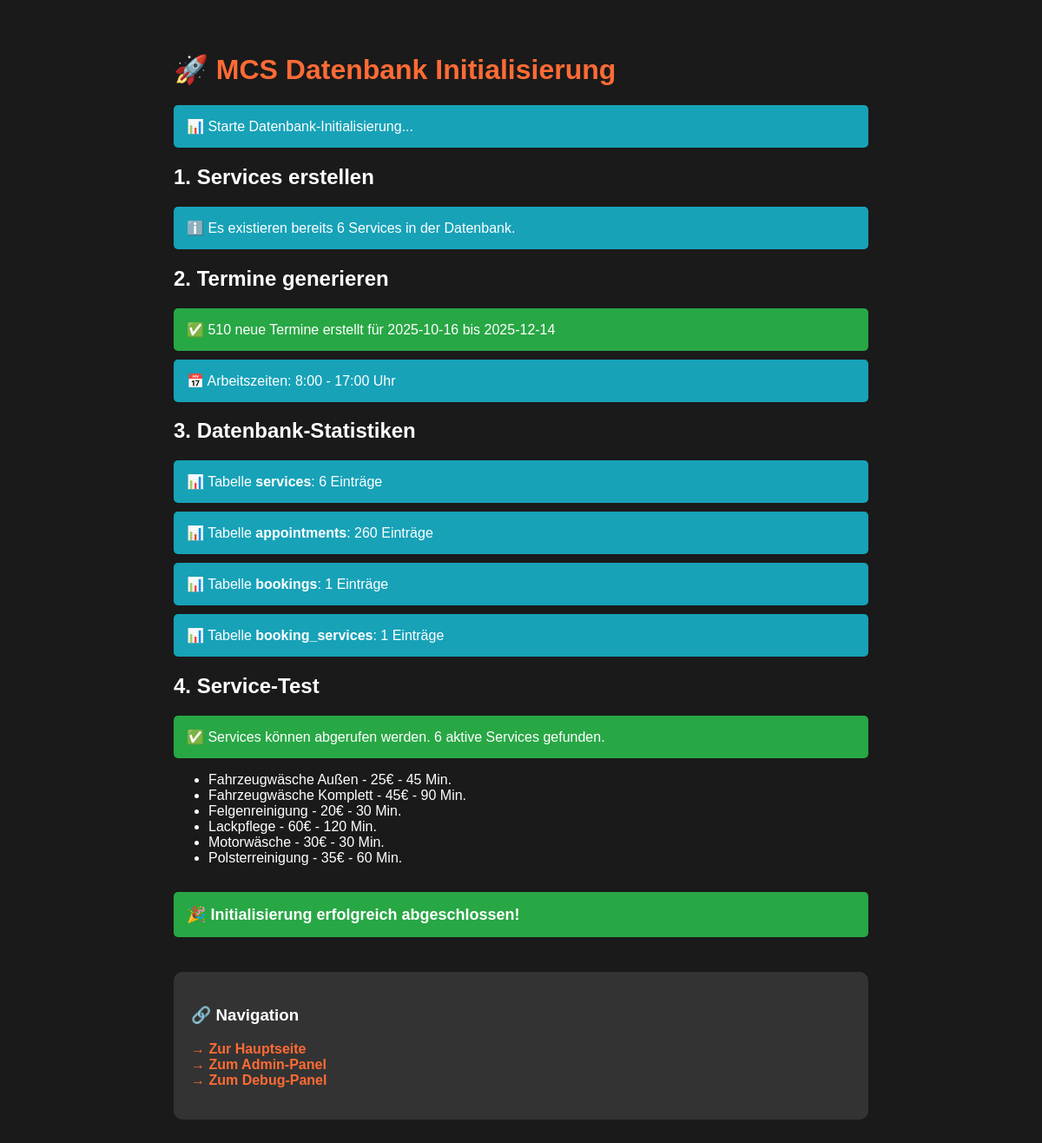
The app's page /init_data.php, older data.
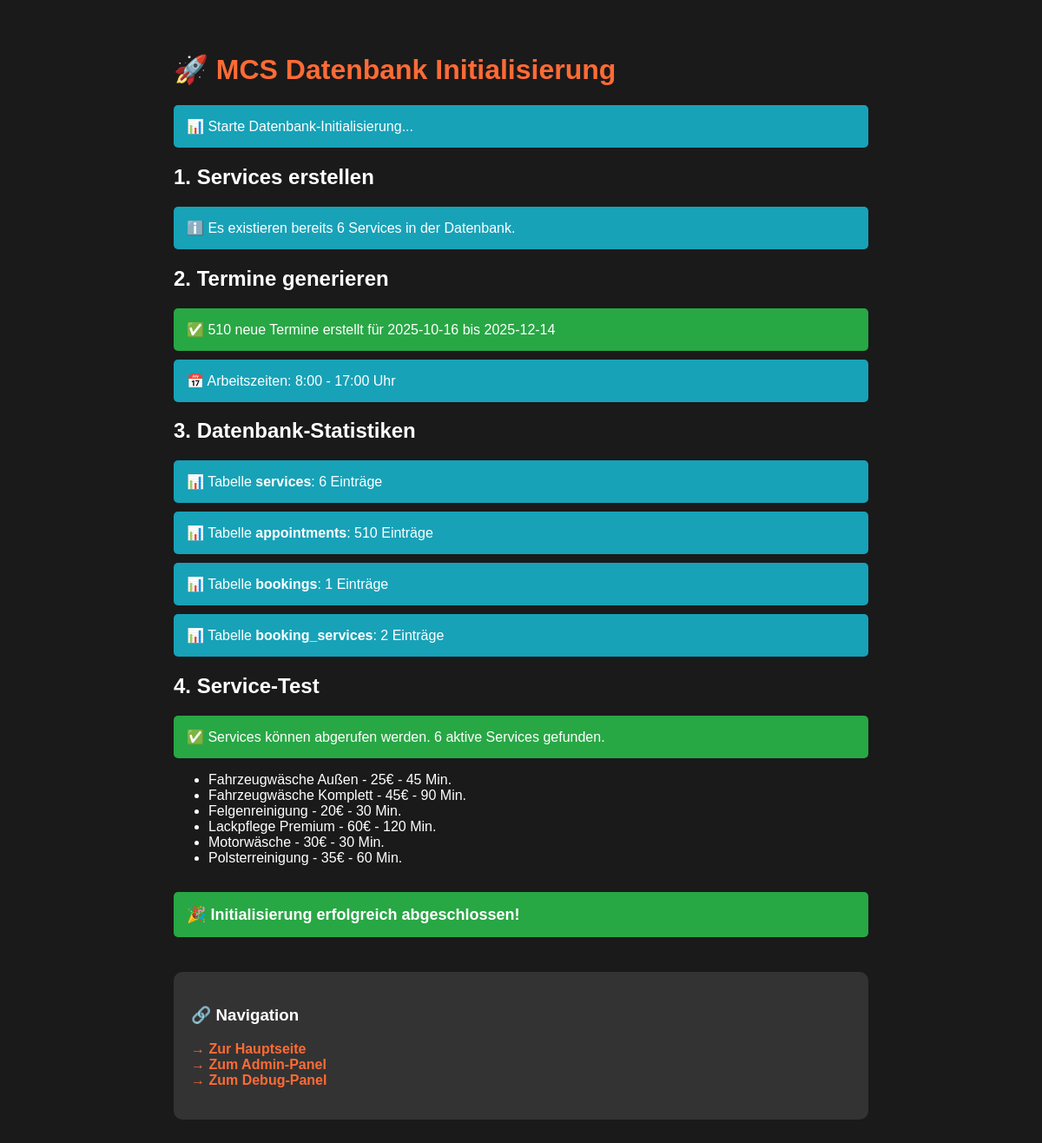
The same page, newer data.
### tables this page shows
CREATE TABLE services (
            id INTEGER PRIMARY KEY AUTOINCREMENT,
            name TEXT NOT NULL UNIQUE,
            description TEXT,
            price DECIMAL(10,2) NOT NULL CHECK(price >= 0),
            duration INTEGER DEFAULT 60 CHECK(duration > 0),
            active INTEGER DEFAULT 1 CHECK(active IN (0, 1)),
            created_at DATETIME DEFAULT CURRENT_TIMESTAMP,
            updated_at DATETIME DEFAULT CURRENT_TIMESTAMP
        );

### config/database.php (called while the page is built, shortened)
<?php
class Database
{
    private $db_file;
    private $connection;
    public function __construct()
    {
        $this->db_file = defined('DB_PATH') ? DB_PATH : __DIR__ . '/../database/bookings.db';
        $this->createTables();
    }
    private function connect()
    {
        try {
            $db_dir = dirname($this->db_file);
            $this->connection = new PDO('sqlite:' . $this->db_file);
            $this->connection->setAttribute(PDO::ATTR_ERRMODE, PDO::ERRMODE_EXCEPTION);
            $this->connection->setAttribute(PDO::ATTR_DEFAULT_FETCH_MODE, PDO::FETCH_ASSOC);
            $this->connection->exec('PRAGMA foreign_keys = ON');
        } catch (PDOException $e) {
            error_log("Database connection failed: " . $e->getMessage());
            die("Datenbankverbindung fehlgeschlagen. Bitte kontaktieren Sie den Administrator.");
        }
    }
    private function createTables()
    {
        $sql_appointments = "
        CREATE TABLE IF NOT EXISTS appointments (
            id INTEGER PRIMARY KEY AUTOINCREMENT,
            date TEXT NOT NULL,
            time TEXT NOT NULL,
            status TEXT DEFAULT 'available' CHECK(status IN ('available', 'booked', 'blocked')),
            created_at DATETIME DEFAULT CURRENT_TIMESTAMP,
            updated_at DATETIME DEFAULT CURRENT_TIMESTAMP,
            UNIQUE(date, time)
        )";
        $sql_services = "
        CREATE TABLE IF NOT EXISTS services (
            id INTEGER PRIMARY KEY AUTOINCREMENT,
            name TEXT NOT NULL UNIQUE,
            description TEXT,
            price DECIMAL(10,2) NOT NULL CHECK(price >= 0),
            duration INTEGER DEFAULT 60 CHECK(duration > 0),
            active INTEGER DEFAULT 1 CHECK(active IN (0, 1)),
            created_at DATETIME DEFAULT CURRENT_TIMESTAMP,
            updated_at DATETIME DEFAULT CURRENT_TIMESTAMP
        )";
        $sql_bookings = "
        CREATE TABLE IF NOT EXISTS bookings (
            id INTEGER PRIMARY KEY AUTOINCREMENT,
            appointment_id INTEGER NOT NULL,
            customer_name TEXT NOT NULL,
            customer_email TEXT NOT NULL,
            customer_phone TEXT NOT NULL,
            customer_address TEXT NOT NULL,
            distance DECIMAL(10,2) CHECK(distance >= 0),
            total_price DECIMAL(10,2) NOT NULL CHECK(total_price >= 0),
            status TEXT DEFAULT 'pending' CHECK(status IN ('pending', 'confirmed', 'completed', 'cancelled')),
            notes TEXT,
            created_at DATETIME DEFAULT CURRENT_TIMESTAMP,
            updated_at DATETIME DEFAULT CURRENT_TIMESTAMP,
            FOREIGN KEY (appointment_id) REFERENCES appointments (id) ON DELETE RESTRICT
        )";
        $sql_booking_services = "
        CREATE TABLE IF NOT EXISTS booking_services (
            id INTEGER PRIMARY KEY AUTOINCREMENT,
            booking_id INTEGER NOT NULL,
            service_id INTEGER NOT NULL,
            price_at_booking DECIMAL(10,2) NOT NULL,
            created_at DATETIME DEFAULT CURRENT_TIMESTAMP,
            FOREIGN KEY (booking_id) REFERENCES bookings (id) ON DELETE CASCADE,
            FOREIGN KEY (service_id) REFERENCES services (id) ON DELETE RESTRICT,
            UNIQUE(booking_id, service_id)
        )";
        try {
            $this->connection->exec($sql_appointments);
            $this->connection->exec($sql_services);
            $this->connection->exec($sql_bookings);
            $this->connection->exec($sql_booking_services);
            $this->ensureUpdatedAtColumns();
            $this->insertDefaultServices();
            $this->generateTimeSlots();
        } catch (PDOException $e) {
            error_log("Table creation failed: " . $e->getMessage());
            die("Datenbankinitialisierung fehlgeschlagen. Bitte kontaktieren Sie den Administrator.");
        }
    }
    private function ensureUpdatedAtColumns()
    {
        $tables = ['appointments', 'services', 'bookings'];
        foreach ($tables as $table) {
            try {
                $stmt = $this->connection->prepare("PRAGMA table_info($table)");
                $stmt->execute();
                $columns = $stmt->fetchAll(PDO::FETCH_COLUMN, 1);
            } catch (PDOException $e) {
                error_log("Could not add updated_at to $table: " . $e->getMessage());
            }
        }
    }
    private function createUpdateTriggers()
    {
        $this->connection->exec("DROP TRIGGER IF EXISTS update_appointments_updated_at");
        $this->connection->exec("DROP TRIGGER IF EXISTS update_services_updated_at");
        $this->connection->exec("DROP TRIGGER IF EXISTS update_bookings_updated_at");
        $triggers = [
            "CREATE TRIGGER IF NOT EXISTS update_appointments_updated_at
         AFTER UPDATE ON appointments
         BEGIN
            UPDATE appointments SET updated_at = CURRENT_TIMESTAMP WHERE id = NEW.id;
         END",
            "CREATE TRIGGER IF NOT EXISTS update_services_updated_at
         AFTER UPDATE ON services
         BEGIN
            UPDATE services SET updated_at = CURRENT_TIMESTAMP WHERE id = NEW.id;
         END",
            "CREATE TRIGGER IF NOT EXISTS update_bookings_updated_at
         AFTER UPDATE ON bookings
         BEGIN
            UPDATE bookings SET updated_at = CURRENT_TIMESTAMP WHERE id = NEW.id;
         END"
        ];
        foreach ($triggers as $trigger) {
            try {
                $this->connection->exec($trigger);
            } catch (PDOException $e) {
                error_log("Trigger creation warning: " . $e->getMessage());
            }
        }
    }
    private function insertDefaultServices()
    {
        try {
            $stmt = $this->connection->prepare("SELECT COUNT(*) FROM services");
            $stmt->execute();
            $count = $stmt->fetchColumn();
        } catch (PDOException $e) {
            error_log("Error inserting default services: " . $e->getMessage());
        }
    }
    private function generateTimeSlots()
    {
        try {
            $stmt = $this->connection->prepare("SELECT COUNT(*) FROM appointments");
            $stmt->execute();
            $count = $stmt->fetchColumn();
        } catch (PDOException $e) {
            error_log("Error generating time slots: " . $e->getMessage());
        }
    }
    public function getConnection()
    {
        return $this->connection;
    }
}

### classes/BookingManager.php (called while the page is built, shortened)
<?php
class BookingManager
{
    private $db;
    public function __construct($database)
    {
        if (is_object($database) && method_exists($database, 'getConnection')) {
            $this->db = $database->getConnection();
        } else {
            $this->db = $database;
        }
    }
    public function getAllServices()
    {
        try {
            $stmt = $this->db->prepare("SELECT * FROM services WHERE active = 1 ORDER BY name ASC");
            $stmt->execute();
            return $stmt->fetchAll(PDO::FETCH_ASSOC);
        } catch (PDOException $e) {
            error_log("Error getting services: " . $e->getMessage());
            return [];
        }
    }
    public function generateTimeSlots($startDate = null, $endDate = null, $daysInFuture = 30)
    {
        try {
            $startDate = $startDate ?: date('Y-m-d', strtotime('+1 day'));
            $endDate = $endDate ?: date('Y-m-d', strtotime("+$daysInFuture days"));
            $working_hours_start = defined('WORKING_HOURS_START') ? WORKING_HOURS_START : 8;
            $working_hours_end = defined('WORKING_HOURS_END') ? WORKING_HOURS_END : 17;
            $working_days = defined('WORKING_DAYS') ? WORKING_DAYS : [1, 2, 3, 4, 5, 6];
            $current = new DateTime($startDate);
            $end = new DateTime($endDate);
            $slots_created = 0;
            while ($current <= $end) {
                $dayOfWeek = $current->format('N');
                if (in_array($dayOfWeek, $working_days)) {
                    for ($hour = $working_hours_start; $hour <= $working_hours_end; $hour++) {
                        $time = sprintf('%02d:00', $hour);
                        $date = $current->format('Y-m-d');
                        try {
                            $stmt = $this->db->prepare("SELECT id FROM appointments WHERE date = ? AND time = ?");
                            $stmt->execute([$date, $time]);
                            if (!$stmt->fetch()) {
                                $stmt = $this->db->prepare("INSERT INTO appointments (date, time, status) VALUES (?, ?, 'available')");
                                $stmt->execute([$date, $time]);
                                $slots_created++;
                            }
                        } catch (PDOException $e) {
                        }
                    }
                }
                $current->modify('+1 day');
            }
            return $slots_created;
        } catch (Exception $e) {
            error_log("Error generating time slots: " . $e->getMessage());
            return 0;
        }
    }
}

### init_data.php (the view, shortened to what the changed rows need)
<?php
require_once 'config/database.php';
require_once 'classes/BookingManager.php';
echo "<!DOCTYPE html>
<html>
<head>
    <title>MCS - Datenbank Initialisierung</title>
    <style>
        body {
            font-family: Arial, sans-serif;
            background: #1a1a1a;
            color: #fff;
            padding: 40px;
            max-width: 800px;
            margin: 0 auto;
        }
        h1 { color: #ff6b35; }
        .success {
            background: #28a745;
            padding: 15px;
            border-radius: 5px;
            margin: 10px 0;
        }
        .error {
            background: #dc3545;
            padding: 15px;
            border-radius: 5px;
            margin: 10px 0;
        }
        .info {
            background: #17a2b8;
            padding: 15px;
            border-radius: 5px;
            margin: 10px 0;
        }
        a {
            color: #ff6b35;
            text-decoration: none;
            font-weight: bold;
        }
    </style>
</head>
<body>
    <h1>🚀 MCS Datenbank Initialisierung</h1>";
try {
    $database = new Database();
    $db = $database->getConnection();
    $bookingManager = new BookingManager($database);
    echo "<div class='info'>📊 Starte Datenbank-Initialisierung...</div>";
    echo "<h2>1. Services erstellen</h2>";
    $stmt = $db->prepare("SELECT COUNT(*) FROM services");
    $stmt->execute();
    $serviceCount = $stmt->fetchColumn();
    if ($serviceCount == 0) {
        $services = [
            ['Fahrzeugwäsche Außen', 'Gründliche Außenreinigung mit Hochdruckreiniger und Spezialshampoo', 25.00, 30, 1, 1],
            ['Fahrzeugwäsche Komplett', 'Komplette Außen- und Innenreinigung für perfekte Sauberkeit', 45.00, 60, 1, 2],
            ['Innenraumreinigung', 'Gründliche Reinigung des kompletten Innenraums', 35.00, 45, 1, 3],
            ['Polsterreinigung', 'Professionelle Tiefenreinigung der Sitze und Polster', 40.00, 60, 1, 4],
            ['Motorwäsche', 'Schonende Motorraumreinigung mit Spezialreinigern', 30.00, 30, 1, 5],
            ['Felgenreinigung', 'Intensive Reinigung und Pflege von Felgen und Reifen', 20.00, 30, 1, 6],
            ['Lackpolitur', 'Professionelle Politur für strahlenden Glanz', 50.00, 90, 1, 7],
            ['Lackversiegelung Premium', 'Langzeitschutz mit Nano-Versiegelung', 80.00, 120, 1, 8],
            ['Scheibenreinigung Spezial', 'Kristallklare Scheiben innen und außen', 15.00, 20, 1, 9],
            ['Geruchsneutralisation', 'Beseitigung unangenehmer Gerüche mit Ozon', 35.00, 45, 1, 10]
        ];
        $stmt = $db->prepare("INSERT INTO services (name, description, price, duration, active, sort_order) VALUES (?, ?, ?, ?, ?, ?)");
        foreach ($services as $service) {
            $stmt->execute($service);
            echo "<div class='success'>✅ Service erstellt: {$service[0]} - {$service[2]}€</div>";
        }
        echo "<div class='info'>✨ " . count($services) . " Services erfolgreich erstellt!</div>";
    } else {
        echo "<div class='info'>ℹ️ Es existieren bereits $serviceCount Services in der Datenbank.</div>";
    }
    echo "<h2>2. Termine generieren</h2>";
    $stmt = $db->prepare("SELECT COUNT(*) FROM appointments WHERE date >= date('now')");
    $stmt->execute();
    $appointmentCount = $stmt->fetchColumn();
    if ($appointmentCount < 100) {
        $startDate = date('Y-m-d', strtotime('+1 day'));
        $endDate = date('Y-m-d', strtotime('+60 days'));
        $slotsCreated = $bookingManager->generateTimeSlots($startDate, $endDate);
        echo "<div class='success'>✅ $slotsCreated neue Termine erstellt für $startDate bis $endDate</div>";
        echo "<div class='info'>📅 Arbeitszeiten: " . WORKING_HOURS_START . ":00 - " . WORKING_HOURS_END . ":00 Uhr</div>";
    } else {
        echo "<div class='info'>ℹ️ Es existieren bereits $appointmentCount zukünftige Termine.</div>";
    }
    echo "<h2>3. Datenbank-Statistiken</h2>";
    $tables = ['services', 'appointments', 'bookings', 'booking_services'];
    foreach ($tables as $table) {
        $stmt = $db->prepare("SELECT COUNT(*) FROM $table");
        $stmt->execute();
        $count = $stmt->fetchColumn();
        echo "<div class='info'>📊 Tabelle <strong>$table</strong>: $count Einträge</div>";
    }
    echo "<h2>4. Service-Test</h2>";
    $services = $bookingManager->getAllServices();
    if (count($services) > 0) {
        echo "<div class='success'>✅ Services können abgerufen werden. " . count($services) . " aktive Services gefunden.</div>";
        echo "<ul>";
        foreach ($services as $service) {
            echo "<li>{$service['name']} - {$service['price']}€ - {$service['duration']} Min.</li>";
        }
        echo "</ul>";
    } else {
        echo "<div class='error'>❌ Keine aktiven Services gefunden!</div>";
    }
    echo "<div class='success' style='margin-top: 30px; font-size: 18px;'>
        🎉 <strong>Initialisierung erfolgreich abgeschlossen!</strong>
    </div>";
} catch (Exception $e) {
    echo "<div class='error'>❌ Fehler: " . $e->getMessage() . "</div>";
    echo "<pre>" . $e->getTraceAsString() . "</pre>";
}
echo "
    <div style='margin-top: 40px; padding: 20px; background: #333; border-radius: 10px;'>
        <h3>🔗 Navigation</h3>
        <p>
            <a href='/'>→ Zur Hauptseite</a><br>
            <a href='/admin'>→ Zum Admin-Panel</a><br>
            <a href='/debug.php'>→ Zum Debug-Panel</a>
        </p>
    </div>
</body>
</html>";

Row changes from the older to the newer data that the page shows:
changed services: name "Lackpflege" → "Lackpflege Premium"
Text that changed along with them:
new list line: "📊 Tabelle appointments : 510 Einträge"
new list line: "📊 Tabelle booking_services : 2 Einträge"
list line gone: "📊 Tabelle appointments : 260 Einträge"
list line gone: "📊 Tabelle booking_services : 1 Einträge"
